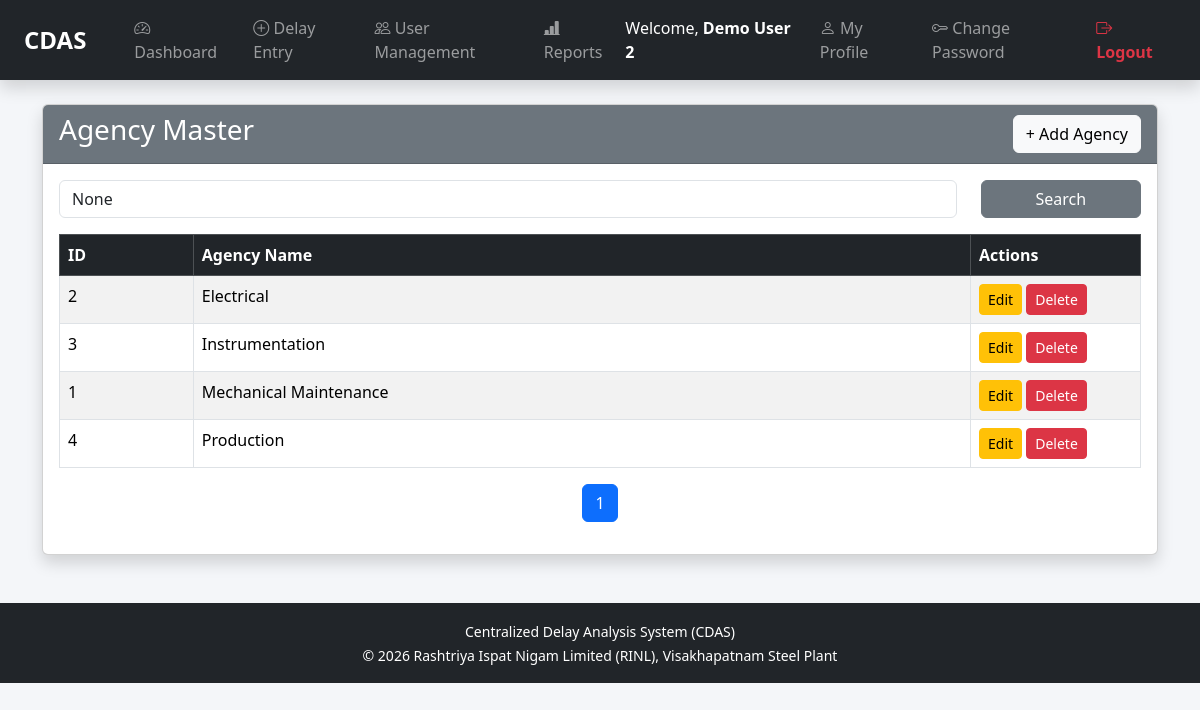
The page /equipment/agency/ (signed in) on the database its author committed.
### masters/models.py (models this page shows, shortened)
class Agency(models.Model):
    agency_name = models.CharField(max_length=100)

### masters/views.py (the view)
# urls.py: path("agency/", views.agency_list, name="agency_list"),
def agency_list(request):
    if "emp_no" not in request.session:
        return redirect("login")
    if request.session.get("role") != "Admin":
        return redirect("dashboard")
    search = request.GET.get("search")
    agencies = Agency.objects.all().order_by("agency_name")
    if search:
        agencies = agencies.filter(
            agency_name__icontains=search
        )
    paginator = Paginator(agencies, 10)
    page = request.GET.get("page")
    agencies = paginator.get_page(page)
    return render(
        request,
        "masters/agency_list.html",
        {
            "agencies": agencies,
            "search": search,
        }
    )

### masters/templates/masters/agency_list.html (shortened to what this page needs)
{% extends "base.html" %}
{% block content %}
<div class="container mt-4">
    <div class="card shadow">
        <div class="card-header bg-secondary text-white">
            <div class="d-flex justify-content-between align-items-center">
                <h3>Agency Master</h3>
                <a href="{% url 'agency_add' %}" class="btn btn-light">
                    + Add Agency
                </a>
            </div>
        </div>
        <div class="card-body">
            <form method="GET" class="row mb-3">
                <div class="col-md-10">
                    <input
                        type="text"
                        name="search"
                        class="form-control"
                        placeholder="Search Agency..."
                        value="{{ search }}">
                </div>
                <div class="col-md-2">
                    <button class="btn btn-secondary w-100">
                        Search
                    </button>
                </div>
            </form>
            <table class="table table-bordered table-striped table-hover">
                <thead class="table-dark">
                    <tr>
                        <th>ID</th>
                        <th>Agency Name</th>
                        <th width="170">Actions</th>
                    </tr>
                </thead>
                <tbody>
                {% for agency in agencies %}
                    <tr>
                        <td>{{ agency.id }}</td>
                        <td>{{ agency.agency_name }}</td>
                        <td>
                            <a href="{% url 'agency_edit' agency.id %}"
                               class="btn btn-warning btn-sm">
                                Edit
                            </a>
                            <a href="{% url 'agency_delete' agency.id %}"
                               class="btn btn-danger btn-sm"
                               onclick="return confirm('Delete this agency?');">
                                Delete
                            </a>
                        </td>
                    </tr>
                {% empty %}
                    <tr>
                        <td colspan="3" class="text-center">
                            No Agencies Found
                        </td>
                    </tr>
                {% endfor %}
                </tbody>
            </table>
            <nav>
                <ul class="pagination justify-content-center">
                    <li class="page-item active">
                        <span class="page-link">
                            {{ agencies.number }}
                        </span>
                    </li>
                </ul>
            </nav>
        </div>
    </div>
</div>
{% endblock %}

### static/css/style.css (style rules this page uses)
body { background:#f4f6f9; }
table { background:white; }
.card { box-shadow:0px 2px 8px rgba(0,0,0,0.1); }
.card-header { font-weight:600; }

### rows shown on the page
Agency: id "2", agency_name "Electrical"
Agency: id "3", agency_name "Instrumentation"
Agency: id "1", agency_name "Mechanical Maintenance"
Agency: id "4", agency_name "Production"

### other values the page prints
{{ request.session.emp_name|default:"System Admin" }} "Demo User 2"
{{ agencies.number }} "1"
